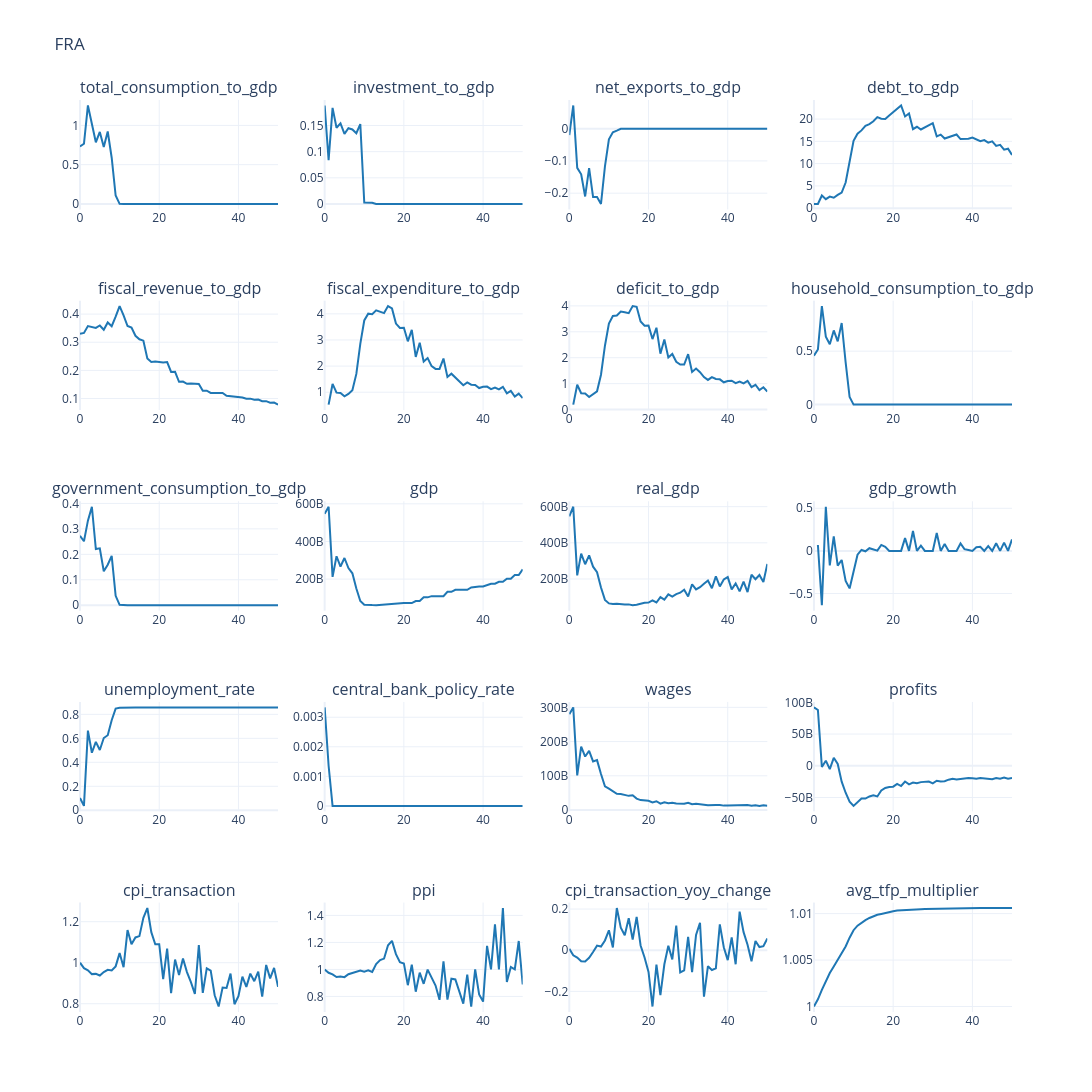

The notebook cell saved with this chart:
### Code cell
# Plots
plot_columns = [
    "total_consumption_to_gdp", "investment_to_gdp", "net_exports_to_gdp",
    "debt_to_gdp", "fiscal_revenue_to_gdp", "fiscal_expenditure_to_gdp", "deficit_to_gdp",
    "household_consumption_to_gdp", "government_consumption_to_gdp", "gdp", "real_gdp",
    "gdp_growth", "unemployment_rate", "central_bank_policy_rate",
    "wages", "profits", "cpi_transaction", "ppi", "cpi_transaction_yoy_change",
    "avg_tfp_multiplier",
]

plot_output(
    df=df_base[plot_columns],
    no_rows=5,
    no_cols=4,
    country_code=cfg.country_iso3,
    line_color="#1f77b4",
    base_height=220,
    base_width=380,
)
